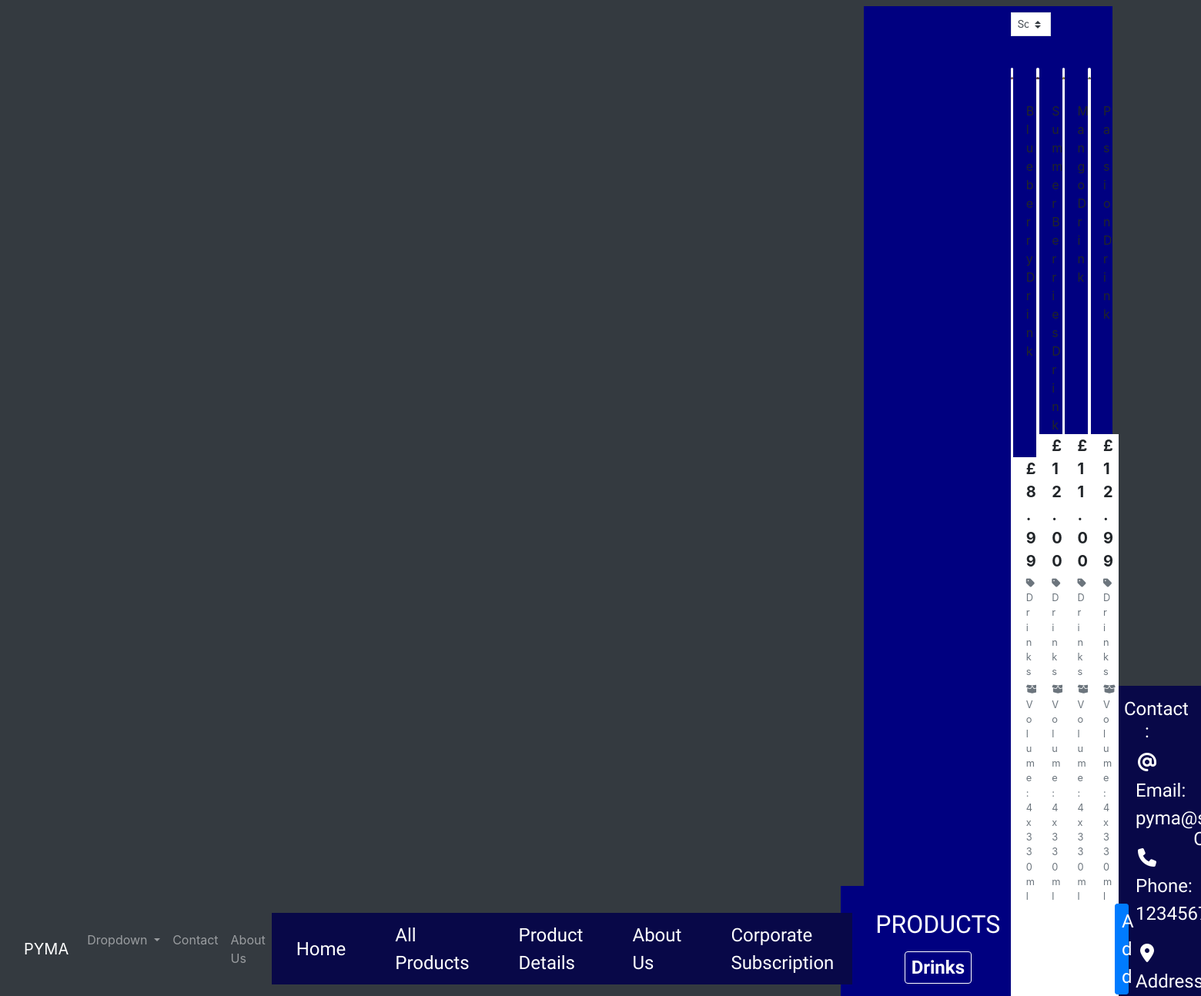
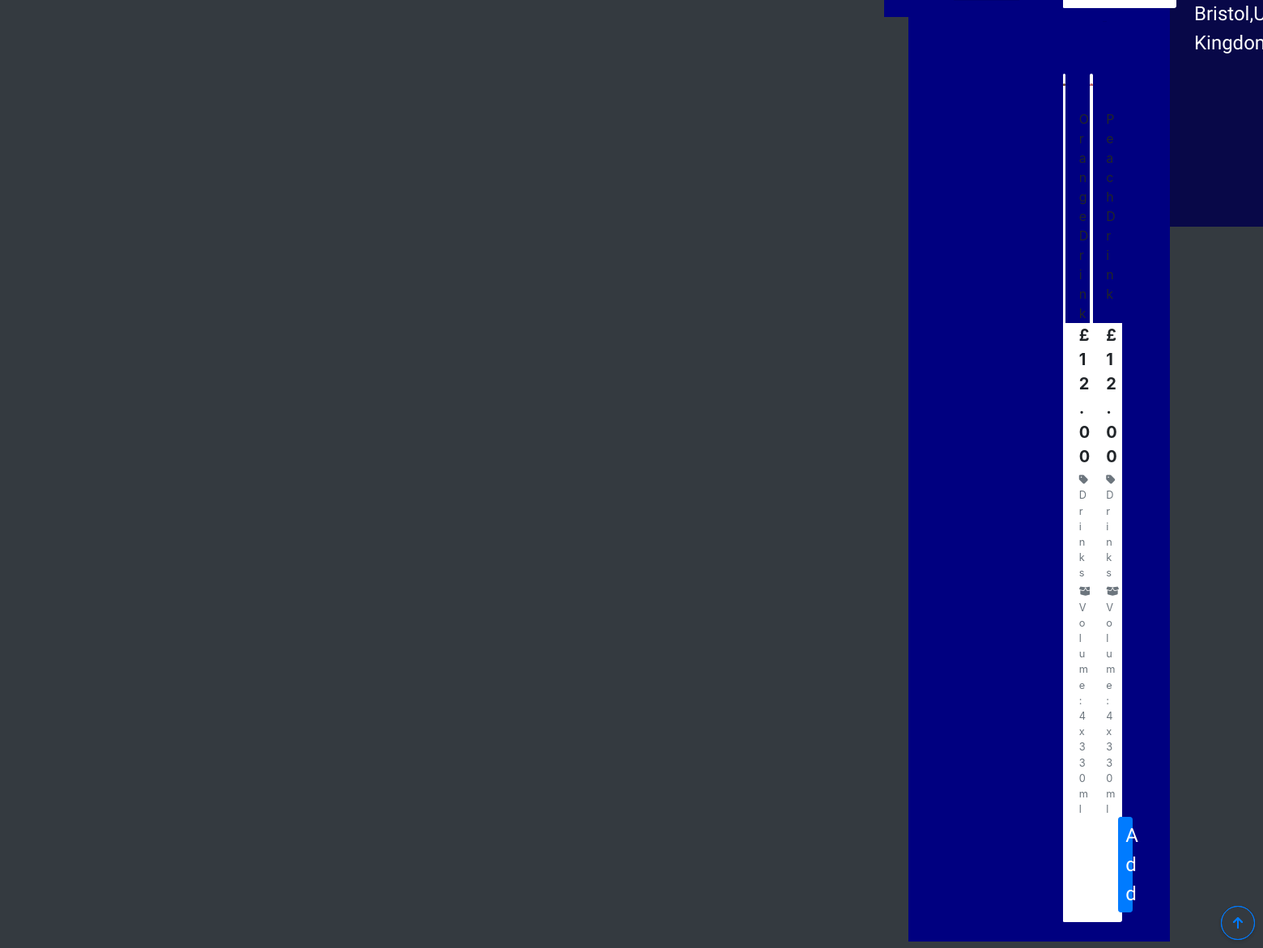
Page /products/?category=drinks on the committed database (2 pictures, top to bottom).
### products/models.py (models this page shows, shortened)
class Category(models.Model):
    class Meta:
        verbose_name_plural = 'Categories'
    name = models.CharField(max_length=254)
    friendly_name = models.CharField(max_length=254, null=True, blank=True)

class Product(models.Model):
    category = models.ForeignKey(
        'Category', null=True, blank=True, on_delete=models.SET_NULL)
    sku = models.CharField(max_length=254, null=True, blank=True)
    name = models.CharField(max_length=254)
    description = models.TextField()
    volume = models.CharField(max_length=20)
    price = models.DecimalField(max_digits=6, decimal_places=2)
    image_url = models.URLField(max_length=1024, null=True, blank=True)
    image = models.ImageField(null=True, blank=True)

### products/views.py (the view, shortened to what this page needs)
# urls.py: path('', views.all_products, name='products'),
def all_products(request):
    products = Product.objects.all()
    query = None
    categories = None
    sort = None
    direction = None
    if request.GET:
        if 'category' in request.GET:
            categories = request.GET['category'].split(',')
            products = products.filter(category__name__in=categories)
            categories = Category.objects.filter(name__in=categories)
    current_sorting = f'{sort}_{direction}'
    context = {
        'products': products,
        'search_term': query,
        'current_categories': categories,
        'current_sorting': current_sorting,
    }
    return render(request, 'products/products.html', context)

### bag/contexts.py (called while the page is built, shortened)
def bag_contents(request):
    bag_items = []
    total = 0
    product_count = 0
    bag = request.session.get('bag', {})
    if total < settings.FREE_DELIVERY_THRESHOLD:
        delivery = total * Decimal(settings.STANDARD_DELIVERY_PERCENTAGE / 100)
        free_delivery_delta = settings.FREE_DELIVERY_THRESHOLD - total
    else:
        delivery = 0
        free_delivery_delta = 0
    grand_total = delivery + total
    context = {
        'bag_items': bag_items,
        'total': total,
        'product_count': product_count,
        'delivery': delivery,
        'free_delivery_delta': free_delivery_delta,
        'free_delivery_threshold': settings.FREE_DELIVERY_THRESHOLD,
        'grand_total': grand_total,
    }
    return context

### products/templates/products/products.html (shortened to what this page needs)
{% extends "base.html" %}
{% load static %}
{% block page_header %}
<div class="container-fluid header-container bg-navyblue">
</div>
{% endblock %}
{% block content %}
<div class="container-fluid bg-navyblue">
    <div class="row pt-3">
        <div class="col text-center">
            <h2 class="logo-font text-center text-white rubik">Products</h2>
            {% for c in current_categories %}
            <a class="category-badge text-decoration-none" href="#">
                <span class="p-2 mt-2 badge badge-white text-white rounded-5
                border border-white nanumpen">{{ c.friendly_name }}</span>
            </a>
            {% endfor %}
            <hr class="w-50 mb-1">
        </div>
    </div>
    <div class="row">
        <div class="product-container col-10 offset-1">
            <div class="row mt-1 mb-2 pb-3">
                <div class="col-12 order-md-first d-flex my-auto" style="max-width: 300px;">
                    <div class="sort-select-wrapper w-50 nanumpen" style="color: blue;">
                        <select id="sort-selector"
                            class="custom-select custom-select-sm rounded-0 border border-{% if current_sorting != 'None_None' %}info{% else %}black{% endif %}">
                            <option value="reset" {% if current_sorting == 'None_None' %}selected{% endif %}>Sort by...
                            </option>
                        </select>
                    </div>
                </div>
            </div>
            <div class="row pt-3 pb-4">
                {% for product in products %}
                <div class="col-sm-6 col-md-6 col-lg-4 col-xl-3">
                    <div class="card h-100 border-0">
                        {% if product.image %}
                        <a href="{% url 'product_display' product.id %}">
                            <img class="card-img-top img-fluid" src="{{ product.image.url }}" alt="{{ product.name }}">
                        </a>
                        {% else %}
                        <a href="{% url 'product_display' product.id %}">
                            <img class="card-img-top img-fluid" src="{{ MEDIA_URL }}noimage.png"
                                alt="{{ product.name }}">
                        </a>
                        {% endif %}
                        <div class="card-body pb-0">
                            <p class="mb-0">{{ product.name }}</p>
                        </div>
                        <div class="card-footer bg-white pt-0 border-0 text-left">
                            <div class="row">
                                <div class="col">
                                    <p class="lead mb-0 text-left font-weight-bold">£{{ product.price }}</p>
                                    {% if product.category %}
                                    <p class="small mt-1 mb-0">
                                        <a class="text-muted"
                                            href="{% url 'products' %}?category={{ product.category.name }}">
                                            <i class="fas fa-tag mr-1"></i>{{ product.category.friendly_name }}
                                        </a>
                                    </p>
                                    <p class="small mt-1 mb-0 text-muted">
                                        <i class="fa-solid fa-box-open"></i> Volume: {{ product.volume }}
                                    </p>
                                    {% endif %}
                                    <div class="col-12">
                                        <button type="button" class="btn btn-sm btn-block btn-primary nanumpen">Add</button>
                                    </div>
                                </div>
                            </div>
                        </div>
                    </div>
                </div>
                {% if forloop.counter|divisibleby:4 %}
                <div class="col-12 d-none d-xl-block mb-5">
                    <hr>
                </div>
                {% endif %}
                {% endfor %}
            </div>
        </div>
    </div>
</div>
<div class="btt-button shadow-sm rounded-circle border border-primary">
    <a class="btt-link d-flex h-100">
        <i class="fas fa-arrow-up text-primary mx-auto my-auto"></i>
    </a>
</div>
{% endblock %}

### static/css/base.css (style rules this page uses)
html { height: 100%; }
.nanumpen { font-family: 'Nanum Pen Script', cursive; font-size: x-large; }
.rubik { font-family: 'Rubik Moonrocks', sans-serif; }
.bg-navyblue { background-color: navy; }
.logo-font { text-transform: uppercase; }
hr { width: 5px; color: #ffffff; }
.btt-button { height: 42px; width: 42px; position: fixed; bottom: 10px; right: 10px; }
.btt-link, .update-link, .remove-item { cursor: pointer; }
@media (min-width: 992px) { .header-container { padding-top: 164px; } }

### rows in the picture
Category: friendly_name "Drinks"
Product: image (picture), name "Blueberry Drink", price "8.99", category.friendly_name "Drinks", volume "4x330ml"
Product: image (picture), name "Summer Berries Drink", price "12.00", category.friendly_name "Drinks", volume "4x330ml"
Product: image (picture), name "Mango Drink", price "11.00", category.friendly_name "Drinks", volume "4x330ml"
Product: image (picture), name "Passion Drink", price "12.99", category.friendly_name "Drinks", volume "4x330ml"
Product: image (picture), name "Orange Drink", price "12.00", category.friendly_name "Drinks", volume "4x330ml"
Product: image (picture), name "Peach Drink", price "12.00", category.friendly_name "Drinks", volume "4x330ml"
